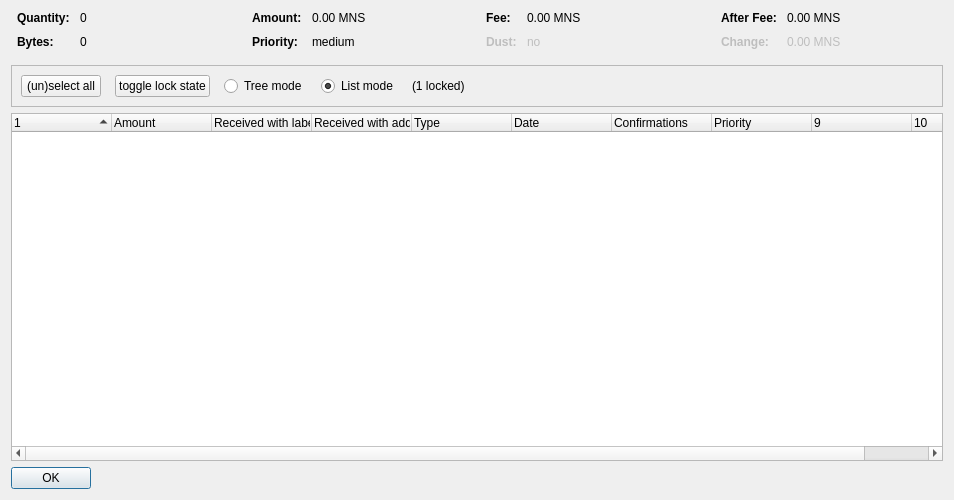
<?xml version="1.0" encoding="UTF-8"?>
<ui version="4.0">
 <class>CoinControlDialog</class>
 <widget class="QDialog" name="CoinControlDialog">
  <property name="geometry">
   <rect>
    <x>0</x>
    <y>0</y>
    <width>954</width>
    <height>500</height>
   </rect>
  </property>
  <property name="windowTitle">
   <string>Coin Selection</string>
  </property>
  <layout class="QVBoxLayout" name="verticalLayout">
   <item>
    <layout class="QHBoxLayout" name="horizontalLayoutTop" stretch="0,0,0,0">
     <property name="topMargin">
      <number>0</number>
     </property>
     <property name="bottomMargin">
      <number>10</number>
     </property>
     <item>
      <layout class="QFormLayout" name="formLayoutCoinControl1">
       <property name="horizontalSpacing">
        <number>10</number>
       </property>
       <property name="verticalSpacing">
        <number>10</number>
       </property>
       <property name="leftMargin">
        <number>6</number>
       </property>
       <property name="rightMargin">
        <number>6</number>
       </property>
       <item row="0" column="0">
        <widget class="QLabel" name="labelCoinControlQuantityText">
         <property name="font">
          <font>
           <weight>75</weight>
           <bold>true</bold>
          </font>
         </property>
         <property name="text">
          <string>Quantity:</string>
         </property>
        </widget>
       </item>
       <item row="0" column="1">
        <widget class="QLabel" name="labelCoinControlQuantity">
         <property name="cursor">
          <cursorShape>IBeamCursor</cursorShape>
         </property>
         <property name="contextMenuPolicy">
          <enum>Qt::ActionsContextMenu</enum>
         </property>
         <property name="text">
          <string notr="true">0</string>
         </property>
         <property name="textInteractionFlags">
          <set>Qt::LinksAccessibleByMouse|Qt::TextSelectableByKeyboard|Qt::TextSelectableByMouse</set>
         </property>
        </widget>
       </item>
       <item row="1" column="0">
        <widget class="QLabel" name="labelCoinControlBytesText">
         <property name="font">
          <font>
           <weight>75</weight>
           <bold>true</bold>
          </font>
         </property>
         <property name="text">
          <string>Bytes:</string>
         </property>
        </widget>
       </item>
       <item row="1" column="1">
        <widget class="QLabel" name="labelCoinControlBytes">
         <property name="cursor">
          <cursorShape>IBeamCursor</cursorShape>
         </property>
         <property name="contextMenuPolicy">
          <enum>Qt::ActionsContextMenu</enum>
         </property>
         <property name="text">
          <string notr="true">0</string>
         </property>
         <property name="textInteractionFlags">
          <set>Qt::LinksAccessibleByMouse|Qt::TextSelectableByKeyboard|Qt::TextSelectableByMouse</set>
         </property>
        </widget>
       </item>
      </layout>
     </item>
     <item>
      <layout class="QFormLayout" name="formLayoutCoinControl2">
       <property name="horizontalSpacing">
        <number>10</number>
       </property>
       <property name="verticalSpacing">
        <number>10</number>
       </property>
       <property name="leftMargin">
        <number>6</number>
       </property>
       <property name="rightMargin">
        <number>6</number>
       </property>
       <item row="0" column="0">
        <widget class="QLabel" name="labelCoinControlAmountText">
         <property name="font">
          <font>
           <weight>75</weight>
           <bold>true</bold>
          </font>
         </property>
         <property name="text">
          <string>Amount:</string>
         </property>
        </widget>
       </item>
       <item row="0" column="1">
        <widget class="QLabel" name="labelCoinControlAmount">
         <property name="cursor">
          <cursorShape>IBeamCursor</cursorShape>
         </property>
         <property name="contextMenuPolicy">
          <enum>Qt::ActionsContextMenu</enum>
         </property>
         <property name="text">
          <string notr="true">0.00 MNS</string>
         </property>
         <property name="textInteractionFlags">
          <set>Qt::LinksAccessibleByMouse|Qt::TextSelectableByKeyboard|Qt::TextSelectableByMouse</set>
         </property>
        </widget>
       </item>
       <item row="1" column="0">
        <widget class="QLabel" name="labelCoinControlPriorityText">
         <property name="font">
          <font>
           <weight>75</weight>
           <bold>true</bold>
          </font>
         </property>
         <property name="text">
          <string>Priority:</string>
         </property>
        </widget>
       </item>
       <item row="1" column="1">
        <widget class="QLabel" name="labelCoinControlPriority">
         <property name="cursor">
          <cursorShape>IBeamCursor</cursorShape>
         </property>
         <property name="contextMenuPolicy">
          <enum>Qt::ActionsContextMenu</enum>
         </property>
         <property name="text">
          <string>medium</string>
         </property>
         <property name="textInteractionFlags">
          <set>Qt::LinksAccessibleByMouse|Qt::TextSelectableByKeyboard|Qt::TextSelectableByMouse</set>
         </property>
        </widget>
       </item>
      </layout>
     </item>
     <item>
      <layout class="QFormLayout" name="formLayoutCoinControl3">
       <property name="horizontalSpacing">
        <number>10</number>
       </property>
       <property name="verticalSpacing">
        <number>10</number>
       </property>
       <property name="leftMargin">
        <number>6</number>
       </property>
       <property name="rightMargin">
        <number>6</number>
       </property>
       <item row="0" column="0">
        <widget class="QLabel" name="labelCoinControlFeeText">
         <property name="font">
          <font>
           <weight>75</weight>
           <bold>true</bold>
          </font>
         </property>
         <property name="text">
          <string>Fee:</string>
         </property>
        </widget>
       </item>
       <item row="0" column="1">
        <widget class="QLabel" name="labelCoinControlFee">
         <property name="cursor">
          <cursorShape>IBeamCursor</cursorShape>
         </property>
         <property name="contextMenuPolicy">
          <enum>Qt::ActionsContextMenu</enum>
         </property>
         <property name="text">
          <string notr="true">0.00 MNS</string>
         </property>
         <property name="textInteractionFlags">
          <set>Qt::LinksAccessibleByMouse|Qt::TextSelectableByKeyboard|Qt::TextSelectableByMouse</set>
         </property>
        </widget>
       </item>
       <item row="1" column="0">
        <widget class="QLabel" name="labelCoinControlLowOutputText">
         <property name="enabled">
          <bool>false</bool>
         </property>
         <property name="font">
          <font>
           <weight>75</weight>
           <bold>true</bold>
          </font>
         </property>
         <property name="text">
          <string>Dust:</string>
         </property>
        </widget>
       </item>
       <item row="1" column="1">
        <widget class="QLabel" name="labelCoinControlLowOutput">
         <property name="enabled">
          <bool>false</bool>
         </property>
         <property name="cursor">
          <cursorShape>IBeamCursor</cursorShape>
         </property>
         <property name="contextMenuPolicy">
          <enum>Qt::ActionsContextMenu</enum>
         </property>
         <property name="text">
          <string>no</string>
         </property>
         <property name="textInteractionFlags">
          <set>Qt::LinksAccessibleByMouse|Qt::TextSelectableByKeyboard|Qt::TextSelectableByMouse</set>
         </property>
        </widget>
       </item>
      </layout>
     </item>
     <item>
      <layout class="QFormLayout" name="formLayoutCoinControl4">
       <property name="horizontalSpacing">
        <number>10</number>
       </property>
       <property name="verticalSpacing">
        <number>10</number>
       </property>
       <property name="leftMargin">
        <number>6</number>
       </property>
       <property name="rightMargin">
        <number>6</number>
       </property>
       <item row="0" column="0">
        <widget class="QLabel" name="labelCoinControlAfterFeeText">
         <property name="font">
          <font>
           <weight>75</weight>
           <bold>true</bold>
          </font>
         </property>
         <property name="text">
          <string>After Fee:</string>
         </property>
        </widget>
       </item>
       <item row="0" column="1">
        <widget class="QLabel" name="labelCoinControlAfterFee">
         <property name="cursor">
          <cursorShape>IBeamCursor</cursorShape>
         </property>
         <property name="contextMenuPolicy">
          <enum>Qt::ActionsContextMenu</enum>
         </property>
         <property name="text">
          <string notr="true">0.00 MNS</string>
         </property>
         <property name="textInteractionFlags">
          <set>Qt::LinksAccessibleByMouse|Qt::TextSelectableByKeyboard|Qt::TextSelectableByMouse</set>
         </property>
        </widget>
       </item>
       <item row="1" column="0">
        <widget class="QLabel" name="labelCoinControlChangeText">
         <property name="enabled">
          <bool>false</bool>
         </property>
         <property name="font">
          <font>
           <weight>75</weight>
           <bold>true</bold>
          </font>
         </property>
         <property name="text">
          <string>Change:</string>
         </property>
        </widget>
       </item>
       <item row="1" column="1">
        <widget class="QLabel" name="labelCoinControlChange">
         <property name="enabled">
          <bool>false</bool>
         </property>
         <property name="cursor">
          <cursorShape>IBeamCursor</cursorShape>
         </property>
         <property name="contextMenuPolicy">
          <enum>Qt::ActionsContextMenu</enum>
         </property>
         <property name="text">
          <string notr="true">0.00 MNS</string>
         </property>
         <property name="textInteractionFlags">
          <set>Qt::LinksAccessibleByMouse|Qt::TextSelectableByKeyboard|Qt::TextSelectableByMouse</set>
         </property>
        </widget>
       </item>
      </layout>
     </item>
    </layout>
   </item>
   <item>
    <widget class="QFrame" name="frame">
     <property name="minimumSize">
      <size>
       <width>0</width>
       <height>40</height>
      </size>
     </property>
     <property name="frameShape">
      <enum>QFrame::StyledPanel</enum>
     </property>
     <property name="frameShadow">
      <enum>QFrame::Sunken</enum>
     </property>
     <layout class="QHBoxLayout" name="horizontalLayout">
      <item>
       <layout class="QHBoxLayout" name="horizontalLayoutPanel" stretch="0,0,0,0,0,0">
        <property name="spacing">
         <number>14</number>
        </property>
        <item>
         <widget class="QPushButton" name="pushButtonSelectAll">
          <property name="sizePolicy">
           <sizepolicy hsizetype="Maximum" vsizetype="Fixed">
            <horstretch>0</horstretch>
            <verstretch>0</verstretch>
           </sizepolicy>
          </property>
          <property name="text">
           <string>(un)select all</string>
          </property>
          <property name="autoDefault">
           <bool>false</bool>
          </property>
         </widget>
        </item>
        <item>
         <widget class="QPushButton" name="pushButtonToggleLock">
          <property name="sizePolicy">
           <sizepolicy hsizetype="Maximum" vsizetype="Fixed">
            <horstretch>0</horstretch>
            <verstretch>0</verstretch>
           </sizepolicy>
          </property>
          <property name="text">
           <string>toggle lock state</string>
          </property>
          <property name="autoDefault">
           <bool>false</bool>
          </property>
         </widget>
        </item>
        <item>
         <widget class="QRadioButton" name="radioTreeMode">
          <property name="sizePolicy">
           <sizepolicy hsizetype="Maximum" vsizetype="Fixed">
            <horstretch>0</horstretch>
            <verstretch>0</verstretch>
           </sizepolicy>
          </property>
          <property name="text">
           <string>Tree mode</string>
          </property>
         </widget>
        </item>
        <item>
         <widget class="QRadioButton" name="radioListMode">
          <property name="sizePolicy">
           <sizepolicy hsizetype="Maximum" vsizetype="Fixed">
            <horstretch>0</horstretch>
            <verstretch>0</verstretch>
           </sizepolicy>
          </property>
          <property name="text">
           <string>List mode</string>
          </property>
          <property name="checked">
           <bool>true</bool>
          </property>
         </widget>
        </item>
        <item>
         <widget class="QLabel" name="labelLocked">
          <property name="text">
           <string>(1 locked)</string>
          </property>
         </widget>
        </item>
        <item>
         <spacer name="horizontalSpacer">
          <property name="orientation">
           <enum>Qt::Horizontal</enum>
          </property>
          <property name="sizeHint" stdset="0">
           <size>
            <width>40</width>
            <height>20</height>
           </size>
          </property>
         </spacer>
        </item>
       </layout>
      </item>
     </layout>
    </widget>
   </item>
   <item>
    <widget class="CoinControlTreeWidget" name="treeWidget">
     <property name="contextMenuPolicy">
      <enum>Qt::CustomContextMenu</enum>
     </property>
     <property name="sortingEnabled">
      <bool>false</bool>
     </property>
     <property name="columnCount">
      <number>10</number>
     </property>
     <attribute name="headerShowSortIndicator" stdset="0">
      <bool>true</bool>
     </attribute>
     <attribute name="headerStretchLastSection">
      <bool>false</bool>
     </attribute>
     <column>
      <property name="text">
       <string/>
      </property>
     </column>
     <column>
      <property name="text">
       <string>Amount</string>
      </property>
     </column>
     <column>
      <property name="text">
       <string>Received with label</string>
      </property>
     </column>
     <column>
      <property name="text">
       <string>Received with address</string>
      </property>
     </column>
     <column>
      <property name="text">
       <string>Type</string>
      </property>
     </column>
     <column>
      <property name="text">
       <string>Date</string>
      </property>
     </column>
     <column>
      <property name="text">
       <string>Confirmations</string>
      </property>
      <property name="toolTip">
       <string>Confirmed</string>
      </property>
     </column>
     <column>
      <property name="text">
       <string>Priority</string>
      </property>
     </column>
     <column>
      <property name="text">
       <string/>
      </property>
     </column>
     <column>
      <property name="text">
       <string/>
      </property>
     </column>
    </widget>
   </item>
   <item>
    <widget class="QDialogButtonBox" name="buttonBox">
     <property name="sizePolicy">
      <sizepolicy hsizetype="Maximum" vsizetype="Fixed">
       <horstretch>0</horstretch>
       <verstretch>0</verstretch>
      </sizepolicy>
     </property>
     <property name="orientation">
      <enum>Qt::Horizontal</enum>
     </property>
     <property name="standardButtons">
      <set>QDialogButtonBox::Ok</set>
     </property>
    </widget>
   </item>
  </layout>
 </widget>
 <customwidgets>
  <customwidget>
   <class>CoinControlTreeWidget</class>
   <extends>QTreeWidget</extends>
   <header>coincontroltreewidget.h</header>
  </customwidget>
 </customwidgets>
 <resources/>
 <connections/>
</ui>
